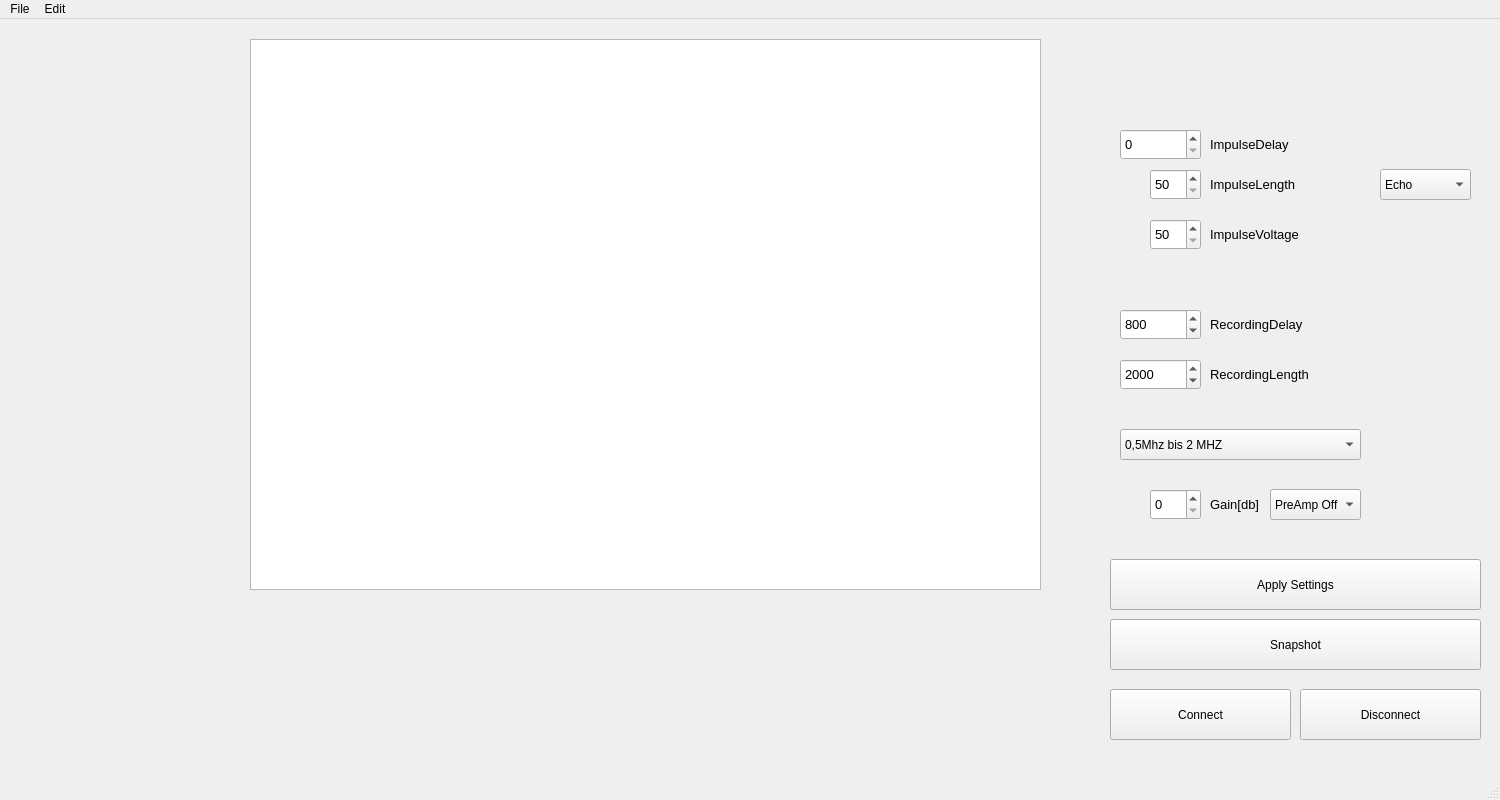
<?xml version="1.0" encoding="UTF-8"?>
<ui version="4.0">
 <class>MainWindow</class>
 <widget class="QMainWindow" name="MainWindow">
  <property name="geometry">
   <rect>
    <x>0</x>
    <y>0</y>
    <width>1500</width>
    <height>800</height>
   </rect>
  </property>
  <property name="windowTitle">
   <string>MainWindow</string>
  </property>
  <widget class="QWidget" name="centralwidget">
   <widget class="QPushButton" name="ConnectButton">
    <property name="geometry">
     <rect>
      <x>1110</x>
      <y>670</y>
      <width>181</width>
      <height>51</height>
     </rect>
    </property>
    <property name="text">
     <string>Connect</string>
    </property>
   </widget>
   <widget class="QPushButton" name="DisconnectButton">
    <property name="geometry">
     <rect>
      <x>1300</x>
      <y>670</y>
      <width>181</width>
      <height>51</height>
     </rect>
    </property>
    <property name="text">
     <string>Disconnect</string>
    </property>
   </widget>
   <widget class="QPushButton" name="Snapshot">
    <property name="geometry">
     <rect>
      <x>1110</x>
      <y>600</y>
      <width>371</width>
      <height>51</height>
     </rect>
    </property>
    <property name="text">
     <string>Snapshot</string>
    </property>
   </widget>
   <widget class="PlotWidget" name="PlotWidget">
    <property name="enabled">
     <bool>true</bool>
    </property>
    <property name="geometry">
     <rect>
      <x>250</x>
      <y>20</y>
      <width>791</width>
      <height>551</height>
     </rect>
    </property>
   </widget>
   <widget class="QSpinBox" name="GainSpinBox">
    <property name="geometry">
     <rect>
      <x>1150</x>
      <y>470</y>
      <width>51</width>
      <height>31</height>
     </rect>
    </property>
    <property name="font">
     <font>
      <pointsize>10</pointsize>
     </font>
    </property>
    <property name="contextMenuPolicy">
     <enum>Qt::DefaultContextMenu</enum>
    </property>
   </widget>
   <widget class="QPushButton" name="ApplySetting">
    <property name="geometry">
     <rect>
      <x>1110</x>
      <y>540</y>
      <width>371</width>
      <height>51</height>
     </rect>
    </property>
    <property name="text">
     <string>Apply Settings</string>
    </property>
   </widget>
   <widget class="QLabel" name="label">
    <property name="geometry">
     <rect>
      <x>1210</x>
      <y>470</y>
      <width>71</width>
      <height>31</height>
     </rect>
    </property>
    <property name="font">
     <font>
      <pointsize>10</pointsize>
     </font>
    </property>
    <property name="text">
     <string>Gain[db]</string>
    </property>
   </widget>
   <widget class="QLabel" name="label_5">
    <property name="geometry">
     <rect>
      <x>1210</x>
      <y>110</y>
      <width>131</width>
      <height>31</height>
     </rect>
    </property>
    <property name="font">
     <font>
      <pointsize>10</pointsize>
     </font>
    </property>
    <property name="text">
     <string>ImpulseDelay</string>
    </property>
   </widget>
   <widget class="QSpinBox" name="ImpulseDelaySpinBox">
    <property name="geometry">
     <rect>
      <x>1120</x>
      <y>110</y>
      <width>81</width>
      <height>31</height>
     </rect>
    </property>
    <property name="font">
     <font>
      <pointsize>10</pointsize>
     </font>
    </property>
    <property name="contextMenuPolicy">
     <enum>Qt::DefaultContextMenu</enum>
    </property>
    <property name="maximum">
     <number>10000</number>
    </property>
   </widget>
   <widget class="QLabel" name="label_6">
    <property name="geometry">
     <rect>
      <x>1210</x>
      <y>290</y>
      <width>131</width>
      <height>31</height>
     </rect>
    </property>
    <property name="font">
     <font>
      <pointsize>10</pointsize>
     </font>
    </property>
    <property name="text">
     <string>RecordingDelay</string>
    </property>
   </widget>
   <widget class="QSpinBox" name="RecordingDelaySpinBox">
    <property name="geometry">
     <rect>
      <x>1120</x>
      <y>290</y>
      <width>81</width>
      <height>31</height>
     </rect>
    </property>
    <property name="font">
     <font>
      <pointsize>10</pointsize>
     </font>
    </property>
    <property name="contextMenuPolicy">
     <enum>Qt::DefaultContextMenu</enum>
    </property>
    <property name="maximum">
     <number>10000</number>
    </property>
    <property name="value">
     <number>800</number>
    </property>
   </widget>
   <widget class="QLabel" name="label_7">
    <property name="geometry">
     <rect>
      <x>1210</x>
      <y>200</y>
      <width>151</width>
      <height>31</height>
     </rect>
    </property>
    <property name="font">
     <font>
      <pointsize>10</pointsize>
     </font>
    </property>
    <property name="text">
     <string>ImpulseVoltage</string>
    </property>
   </widget>
   <widget class="QSpinBox" name="ImpulseVoltageSpinBox">
    <property name="geometry">
     <rect>
      <x>1150</x>
      <y>200</y>
      <width>51</width>
      <height>31</height>
     </rect>
    </property>
    <property name="font">
     <font>
      <pointsize>10</pointsize>
     </font>
    </property>
    <property name="contextMenuPolicy">
     <enum>Qt::DefaultContextMenu</enum>
    </property>
    <property name="minimum">
     <number>50</number>
    </property>
    <property name="maximum">
     <number>180</number>
    </property>
   </widget>
   <widget class="QLabel" name="label_8">
    <property name="geometry">
     <rect>
      <x>1210</x>
      <y>150</y>
      <width>121</width>
      <height>31</height>
     </rect>
    </property>
    <property name="font">
     <font>
      <pointsize>10</pointsize>
     </font>
    </property>
    <property name="text">
     <string>ImpulseLength</string>
    </property>
   </widget>
   <widget class="QSpinBox" name="ImpulseLengthSpinBox">
    <property name="geometry">
     <rect>
      <x>1150</x>
      <y>150</y>
      <width>51</width>
      <height>31</height>
     </rect>
    </property>
    <property name="font">
     <font>
      <pointsize>10</pointsize>
     </font>
    </property>
    <property name="contextMenuPolicy">
     <enum>Qt::DefaultContextMenu</enum>
    </property>
    <property name="minimum">
     <number>50</number>
    </property>
    <property name="maximum">
     <number>200</number>
    </property>
   </widget>
   <widget class="QSpinBox" name="RecordingLengthSpinBox">
    <property name="geometry">
     <rect>
      <x>1120</x>
      <y>340</y>
      <width>81</width>
      <height>31</height>
     </rect>
    </property>
    <property name="font">
     <font>
      <pointsize>10</pointsize>
     </font>
    </property>
    <property name="contextMenuPolicy">
     <enum>Qt::DefaultContextMenu</enum>
    </property>
    <property name="minimum">
     <number>100</number>
    </property>
    <property name="maximum">
     <number>1000000</number>
    </property>
    <property name="value">
     <number>2000</number>
    </property>
   </widget>
   <widget class="QLabel" name="label_2">
    <property name="geometry">
     <rect>
      <x>1210</x>
      <y>340</y>
      <width>131</width>
      <height>31</height>
     </rect>
    </property>
    <property name="font">
     <font>
      <pointsize>10</pointsize>
     </font>
    </property>
    <property name="text">
     <string>RecordingLength</string>
    </property>
   </widget>
   <widget class="QComboBox" name="PreAmpcomboBox">
    <property name="geometry">
     <rect>
      <x>1270</x>
      <y>470</y>
      <width>91</width>
      <height>31</height>
     </rect>
    </property>
    <item>
     <property name="text">
      <string>PreAmp Off</string>
     </property>
    </item>
    <item>
     <property name="text">
      <string>PreAmp On</string>
     </property>
    </item>
   </widget>
   <widget class="QComboBox" name="PulseEchocomboBox">
    <property name="geometry">
     <rect>
      <x>1380</x>
      <y>150</y>
      <width>91</width>
      <height>31</height>
     </rect>
    </property>
    <item>
     <property name="text">
      <string>Echo</string>
     </property>
    </item>
    <item>
     <property name="text">
      <string>Transmission</string>
     </property>
    </item>
   </widget>
   <widget class="QComboBox" name="FiltercomboBox">
    <property name="geometry">
     <rect>
      <x>1120</x>
      <y>410</y>
      <width>241</width>
      <height>31</height>
     </rect>
    </property>
    <item>
     <property name="text">
      <string>0,5Mhz bis 2 MHZ</string>
     </property>
    </item>
    <item>
     <property name="text">
      <string>1,05MHz bis 4MHz</string>
     </property>
    </item>
    <item>
     <property name="text">
      <string>2,25MHz bis 9 MHz</string>
     </property>
    </item>
    <item>
     <property name="text">
      <string>ohne</string>
     </property>
    </item>
   </widget>
  </widget>
  <widget class="QMenuBar" name="menubar">
   <property name="geometry">
    <rect>
     <x>0</x>
     <y>0</y>
     <width>1500</width>
     <height>21</height>
    </rect>
   </property>
   <widget class="QMenu" name="menuFile">
    <property name="title">
     <string>File</string>
    </property>
    <addaction name="actionNew"/>
    <addaction name="actionSave"/>
   </widget>
   <widget class="QMenu" name="menuEdit">
    <property name="title">
     <string>Edit</string>
    </property>
    <addaction name="actionCopy"/>
    <addaction name="actionPaste"/>
   </widget>
   <addaction name="menuFile"/>
   <addaction name="menuEdit"/>
  </widget>
  <widget class="QStatusBar" name="statusbar"/>
  <action name="actionNew">
   <property name="text">
    <string>New</string>
   </property>
   <property name="statusTip">
    <string>Create a new Fiile</string>
   </property>
   <property name="shortcut">
    <string>Ctrl+N</string>
   </property>
  </action>
  <action name="actionSave">
   <property name="enabled">
    <bool>true</bool>
   </property>
   <property name="text">
    <string>Save</string>
   </property>
   <property name="toolTip">
    <string>Save the file</string>
   </property>
   <property name="shortcut">
    <string>Ctrl+S</string>
   </property>
  </action>
  <action name="actionCopy">
   <property name="text">
    <string>Copy</string>
   </property>
  </action>
  <action name="actionPaste">
   <property name="text">
    <string>Paste</string>
   </property>
  </action>
 </widget>
 <customwidgets>
  <customwidget>
   <class>PlotWidget</class>
   <extends>QGraphicsView</extends>
   <header>pyqtgraph</header>
  </customwidget>
 </customwidgets>
 <resources/>
 <connections/>
</ui>
